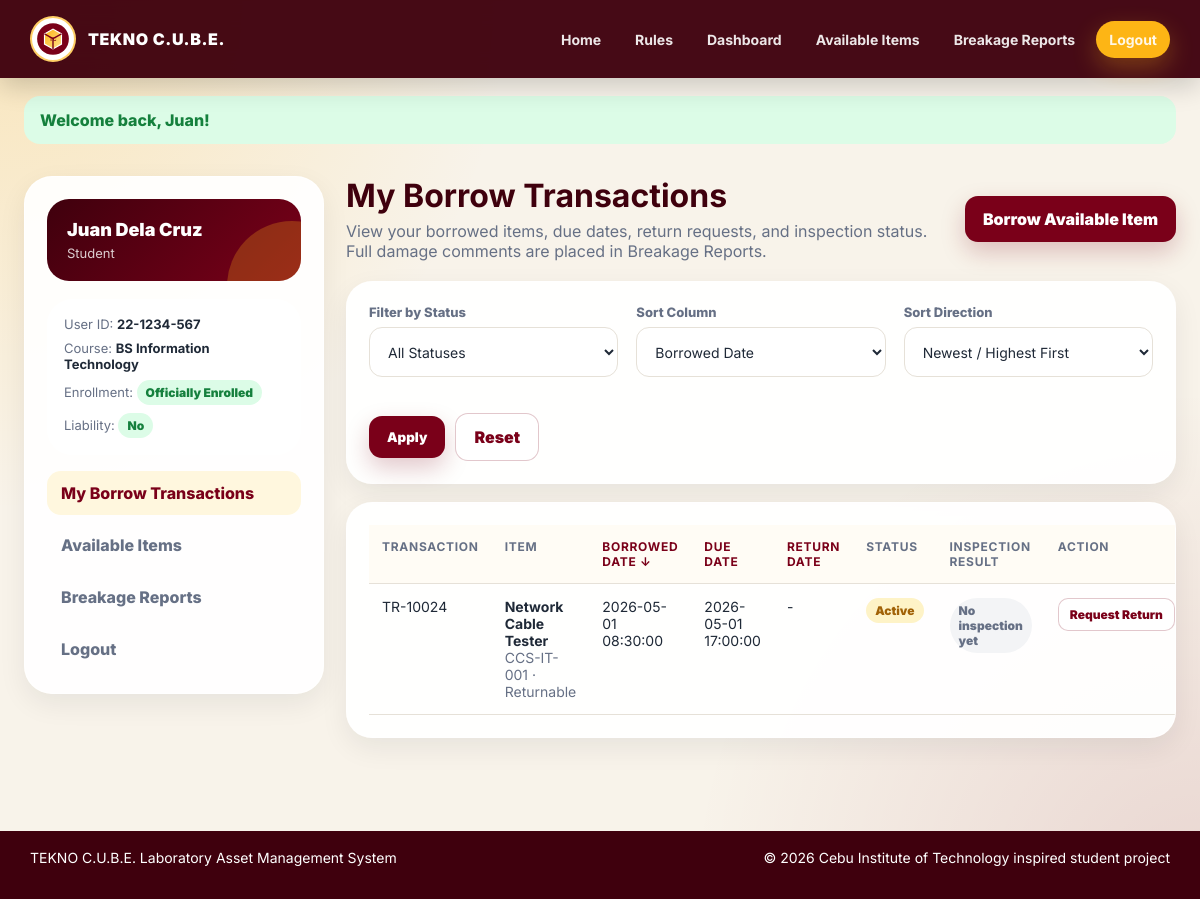
/student/dashboard.php (signed in), run on the app's committed database.
### tables this page shows
CREATE TABLE Student (
    UserID VARCHAR(20) PRIMARY KEY,
    Course VARCHAR(100) NOT NULL,
    EnrollmentStatus ENUM('Officially Enrolled','Inactive') NOT NULL DEFAULT 'Officially Enrolled',
    HasLiability BOOLEAN NOT NULL DEFAULT FALSE,
    CONSTRAINT fk_student_user FOREIGN KEY (UserID) REFERENCES `User`(UserID) ON DELETE CASCADE ON UPDATE CASCADE
);

CREATE TABLE `User` (
    UserID VARCHAR(20) PRIMARY KEY,
    FirstName VARCHAR(50) NOT NULL,
    LastName VARCHAR(50) NOT NULL,
    UserType ENUM('Student','Instructor','Admin') NOT NULL,
    Email VARCHAR(100) NOT NULL UNIQUE,
    PasswordHash VARCHAR(255) NOT NULL,
    CreatedAt TIMESTAMP NOT NULL DEFAULT CURRENT_TIMESTAMP
);

CREATE TABLE Borrow_transaction (
    TransactionNumber VARCHAR(20) PRIMARY KEY,
    BorrowDateTime DATETIME NOT NULL,
    DueDateTime DATETIME NOT NULL,
    ActualReturnDateTime DATETIME NULL,
    TransactionStatus ENUM('Active','Return Requested','Returned','Overdue','Late') NOT NULL DEFAULT 'Active',
    ReturnCondition ENUM('Pending Inspection','Good','Worn','Damaged') NOT NULL DEFAULT 'Pending Inspection',
    InspectorComment TEXT NULL,
    UserID VARCHAR(20) NOT NULL,
    AssetNumber VARCHAR(20) NOT NULL,
    CONSTRAINT fk_borrow_user FOREIGN KEY (UserID) REFERENCES `User`(UserID) ON DELETE RESTRICT ON UPDATE CASCADE,
    CONSTRAINT fk_borrow_inventory FOREIGN KEY (AssetNumber) REFERENCES Inventory_item(AssetNumber) ON DELETE RESTRICT ON UPDATE CASCADE
);

CREATE TABLE Inventory_item (
    AssetNumber VARCHAR(20) PRIMARY KEY,
    ItemName VARCHAR(100) NOT NULL,
    Category VARCHAR(50) NOT NULL,
    ItemType ENUM('Consumable','Reusable','Returnable') NOT NULL,
    CurrentCondition ENUM('Good','Worn','Damaged') NOT NULL DEFAULT 'Good',
    ReplacementCost DECIMAL(10,2) NOT NULL DEFAULT 0.00,
    QuantityAvailable INT NOT NULL DEFAULT 0,
    DepartmentID VARCHAR(20) NOT NULL,
    CONSTRAINT chk_inventory_replacement_cost CHECK (ReplacementCost >= 0),
    CONSTRAINT chk_inventory_quantity CHECK (QuantityAvailable >= 0),
    CONSTRAINT fk_inventory_department FOREIGN KEY (DepartmentID) REFERENCES Department(DepartmentID) ON DELETE RESTRICT ON UPDATE CASCADE
);

### connect.php (called while the page is built, shortened)
<?php
function url(string $path = ''): string
{
    return BASE_URL . ltrim($path, '/');
}
function h(?string $value): string
{
    return htmlspecialchars($value ?? '', ENT_QUOTES, 'UTF-8');
}
?>

### student/dashboard.php (the view, shortened to what this page needs)
<?php
require_once '../connect.php';
$userId = $_SESSION['user_id'];
$stmt = $connection->prepare('SELECT u.*, s.Course, s.EnrollmentStatus, s.HasLiability FROM `User` u JOIN Student s ON u.UserID=s.UserID WHERE u.UserID=?');
$stmt->bind_param('s', $userId);
$stmt->execute();
$profile = $stmt->get_result()->fetch_assoc();
$status = trim($_GET['status'] ?? '');
$sort = $_GET['sort'] ?? 'borrowed';
$dir = strtolower($_GET['dir'] ?? 'desc') === 'asc' ? 'ASC' : 'DESC';
$sortMap = [
    'borrowed' => 'bt.BorrowDateTime',
    'due' => 'bt.DueDateTime',
    'returned' => 'bt.ActualReturnDateTime',
];
$orderBy = $sortMap[$sort] ?? $sortMap['borrowed'];
$where = ['bt.UserID = ?'];
$params = [$userId];
$types = 's';
$sql = 'SELECT bt.*, i.ItemName, i.ItemType, i.CurrentCondition, br.ReportNumber, br.SettlementStatus
        FROM Borrow_transaction bt
        JOIN Inventory_item i ON bt.AssetNumber=i.AssetNumber
        LEFT JOIN Breakage_report br ON bt.TransactionNumber=br.TransactionNumber
        WHERE ' . implode(' AND ', $where) . " ORDER BY {$orderBy} {$dir}";
$stmt = $connection->prepare($sql);
$stmt->bind_param($types, ...$params);
$stmt->execute();
$transactions = $stmt->get_result();
$canBorrow = ($profile['EnrollmentStatus'] === 'Officially Enrolled' && (int)$profile['HasLiability'] === 0);
function sort_link_student(string $key, string $label, string $currentSort, string $currentDir, string $status): string
{
    $nextDir = ($currentSort === $key && strtoupper($currentDir) === 'ASC') ? 'desc' : 'asc';
    $params = ['sort' => $key, 'dir' => $nextDir];
    $indicator = $currentSort === $key ? (strtoupper($currentDir) === 'ASC' ? ' ↑' : ' ↓') : '';
    return '<a href="' . url('student/dashboard.php?' . http_build_query($params)) . '">' . h($label . $indicator) . '</a>';
}
require_once ROOT_PATH . '/includes/header.php';
?>
<div class="layout">
    <aside class="sidebar">
        <div class="profile-box">
            <div class="name"><?= h($profile['FirstName'].' '.$profile['LastName']) ?></div>
            <div class="role">Student</div>
        </div>
        <div class="panel" style="box-shadow:none;margin-bottom:16px;padding:16px;">
            <p style="margin:0 0 8px;color:var(--muted);font-size:13px;">User ID: <strong style="color:var(--ink);"><?= h($profile['UserID']) ?></strong></p>
            <p style="margin:0 0 8px;color:var(--muted);font-size:13px;">Course: <strong style="color:var(--ink);"><?= h($profile['Course']) ?></strong></p>
            <p style="margin:0 0 8px;color:var(--muted);font-size:13px;">Enrollment: <span class="badge <?= $profile['EnrollmentStatus'] === 'Officially Enrolled' ? 'badge-success' : 'badge-danger' ?>"><?= h($profile['EnrollmentStatus']) ?></span></p>
            <p style="margin:0;color:var(--muted);font-size:13px;">Liability: <span class="badge <?= (int)$profile['HasLiability'] === 0 ? 'badge-success' : 'badge-danger' ?>"><?= (int)$profile['HasLiability'] === 0 ? 'No' : 'Yes' ?></span></p>
        </div>
        <div class="side-links">
            <a class="active" href="<?= url('student/dashboard.php') ?>">My Borrow Transactions</a>
            <a href="<?= url('student/available_items.php') ?>">Available Items</a>
            <a href="<?= url('student/breakage_reports.php') ?>">Breakage Reports</a>
            <a href="<?= url('logout.php') ?>">Logout</a>
        </div>
    </aside>
    <section class="content">
        <div class="page-head">
            <div>
                <h1>My Borrow Transactions</h1>
                <p>View your borrowed items, due dates, return requests, and inspection status. Full damage comments are placed in Breakage Reports.</p>
            </div>
            <a class="btn <?= $canBorrow ? 'btn-primary' : 'btn-outline' ?>" href="<?= url('student/available_items.php') ?>">Borrow Available Item</a>
        </div>
        <div class="panel filter-bar">
            <form method="get" class="form-grid">
                <div>
                    <label for="status">Filter by Status</label>
                    <select id="status" name="status">
                        <option value="">All Statuses</option>
                    </select>
                </div>
                <div>
                    <label for="sort">Sort Column</label>
                    <select id="sort" name="sort">
                        <option value="borrowed" <?= $sort === 'borrowed' ? 'selected' : '' ?>>Borrowed Date</option>
                    </select>
                </div>
                <div>
                    <label for="dir">Sort Direction</label>
                    <select id="dir" name="dir">
                        <option value="desc" <?= strtoupper($dir) === 'DESC' ? 'selected' : '' ?>>Newest / Highest First</option>
                    </select>
                </div>
                <div class="form-actions" style="justify-content:flex-start;margin-top:20px;">
                    <button class="btn btn-primary" type="submit">Apply</button>
                    <a class="btn btn-outline" href="<?= url('student/dashboard.php') ?>">Reset</a>
                </div>
            </form>
        </div>
        <div class="panel table-wrap">
            <table>
                <thead>
                    <tr>
                        <th>Transaction</th>
                        <th>Item</th>
                        <th><?= sort_link_student('borrowed', 'Borrowed Date', $sort, $dir, $status) ?></th>
                        <th><?= sort_link_student('due', 'Due Date', $sort, $dir, $status) ?></th>
                        <th><?= sort_link_student('returned', 'Return Date', $sort, $dir, $status) ?></th>
                        <th>Status</th>
                        <th>Inspection Result</th>
                        <th>Action</th>
                    </tr>
                </thead>
                <tbody>
                    <?php while ($row = $transactions->fetch_assoc()): ?>
                        <?php
                            $badge = 'badge-warning';
                            $inspectionBadge = 'badge-muted';
                            $inspectionText = 'No inspection yet';
                        ?>
                        <tr>
                            <td><?= h($row['TransactionNumber']) ?></td>
                            <td>
                                <strong><?= h($row['ItemName']) ?></strong><br>
                                <span class="subtle"><?= h($row['AssetNumber']) ?> · <?= h($row['ItemType']) ?></span>
                            </td>
                            <td><?= h($row['BorrowDateTime']) ?></td>
                            <td><?= h($row['DueDateTime']) ?></td>
                            <td><?= h($row['ActualReturnDateTime'] ?: '-') ?></td>
                            <td><span class="badge <?= $badge ?>"><?= h($row['TransactionStatus']) ?></span></td>
                            <td>
                                <span class="badge <?= $inspectionBadge ?>"><?= h($inspectionText) ?></span>
                            </td>
                            <td>
                                <?php if (in_array($row['TransactionStatus'], ['Active', 'Overdue', 'Late'], true)): ?>
                                    <form method="post" action="<?= url('student/request_return.php') ?>" data-confirm="Request return for this item? Admin/Lab Staff will still inspect it before closing.">
                                        <button class="btn btn-small btn-outline" type="submit">Request Return</button>
                                    </form>
                                <?php elseif ($row['TransactionStatus'] === 'Return Requested'): ?>
                                    <span class="subtle">Waiting for admin inspection</span>
                                <?php else: ?>
                                    <span class="subtle">Closed</span>
                                <?php endif; ?>
                            </td>
                        </tr>
                    <?php endwhile; ?>
                </tbody>
            </table>
        </div>
    </section>
</div>
<?php require_once ROOT_PATH . '/includes/footer.php'; ?>

### data on the page
student: UserID.LastName "Juan Dela Cruz", UserID.UserID "22-1234-567", Course "BS Information Technology", EnrollmentStatus "Officially Enrolled"
borrow_transaction: TransactionNumber "TR-10024", AssetNumber.ItemName "Network Cable Tester", AssetNumber "CCS-IT-001", AssetNumber.ItemType "Returnable", BorrowDateTime "2026-05-01 08:30:00", DueDateTime "2026-05-01 17:00:00", ActualReturnDateTime "-", TransactionStatus "Active", inspectionText "No inspection yet"

### other printed values
$flash['message'] "Welcome back, Juan!"
$label . $indicator "BORROWED DATE ↓ DUE DATE RETURN DATE"
